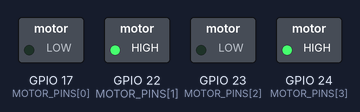
The program below on a simulated Raspberry Pi (BCM pin numbers). On the bench: switched loads named in the program (green lamp = pin HIGH). What the program prints to the terminal is not drawn. At 1.5 s the program stops and its outputs stay as they are.

Above: at 0.1 s.
At 1.6 s:
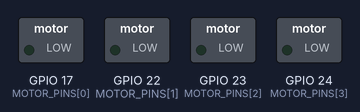
Timing chart, 0 to 3.0 s (numbered marks = the images above):
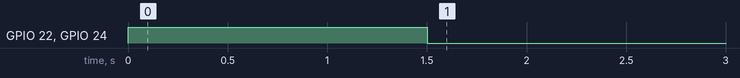

Measured:
- by itself, GPIO 22 (MOTOR_PINS[1]), GPIO 24 (MOTOR_PINS[3]): LOW → HIGH at 0.00 s, → LOW 1.5 s later

The program:

gggghjjkll.py
```python
import RPi.GPIO as gpio
import time

MOTOR_PINS = [17, 22, 23, 24]

def init():
    gpio.setmode(gpio.BCM)
    for pin in MOTOR_PINS:
        gpio.setup(pin, gpio.OUT)

def stop():
    for pin in MOTOR_PINS:
        gpio.output(pin, False)

def right(duration=1.5):
    gpio.output(17, False)
    gpio.output(22, True)
    gpio.output(23, False)
    gpio.output(24, True)
    time.sleep(duration)
    stop()

init()
print("Testing right turn for 1.5 seconds...")
right(1.5)
stop()
gpio.cleanup()
```
